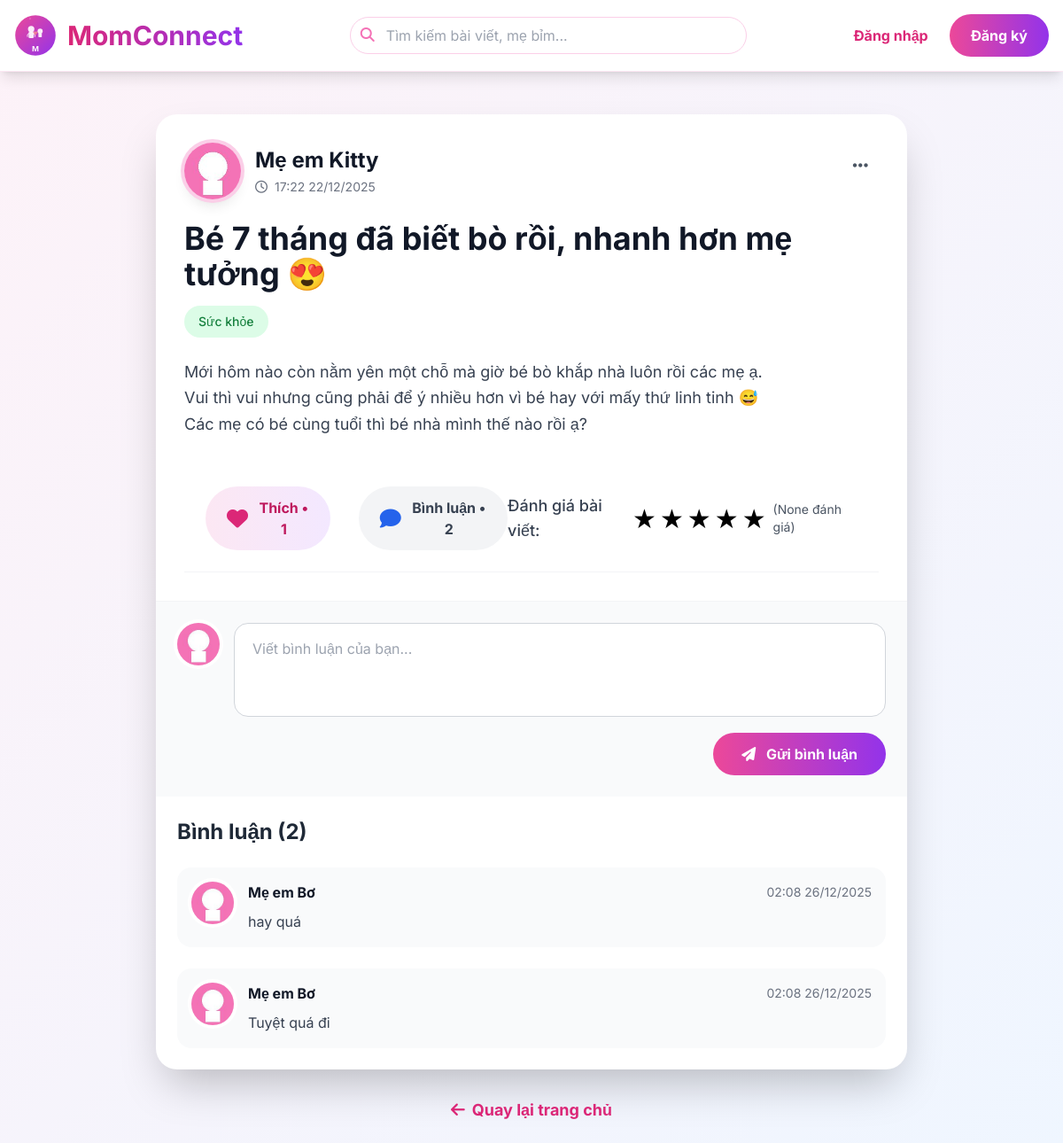
Page /post/7 on the committed database.
### models.py (models this page shows, shortened)
class User(UserMixin, db.Model):
    id = db.Column(db.Integer, primary_key=True)
    name = db.Column(db.String(100), nullable=False)
    email = db.Column(db.String(100), unique=True, nullable=False)
    password = db.Column(db.String(200), nullable=False)
    avatar = db.Column(db.String(200), default='default.jpg')
    bio = db.Column(db.Text)
    children_count = db.Column(db.Integer, default=0)
    children_ages = db.Column(db.String(100))
    points = db.Column(db.Integer, default=0)
    role = db.Column(db.String(20), default='user')
    is_active = db.Column(db.Boolean, default=True)
    is_verified_expert = db.Column(db.Boolean, default=False)
    expert_request = db.Column(db.Text)
    expert_category = db.Column(db.String(50))
    created_at = db.Column(db.DateTime, default=vietnam_now)
    posts = db.relationship('Post', foreign_keys='Post.user_id', backref='author', lazy='dynamic')
    comments = db.relationship('Comment', backref='author', lazy='dynamic')
    expert_requests = db.relationship('ExpertRequest', backref='user', lazy='dynamic')

class Post(db.Model):
    id = db.Column(db.Integer, primary_key=True)
    title = db.Column(db.String(200), nullable=False)
    content = db.Column(db.Text, nullable=False)
    images = db.Column(db.Text)  # "img1.jpg,img2.jpg"
    video = db.Column(db.String(200))
    category = db.Column(db.String(50), default='other')
    is_expert_post = db.Column(db.Boolean, default=False)
    likes = db.Column(db.Integer, default=0)
    comments_count = db.Column(db.Integer, default=0)
    created_at = db.Column(db.DateTime, default=vietnam_now)
    user_id = db.Column(db.Integer, db.ForeignKey('user.id'), nullable=False)
    rating = db.Column(db.Float, default=0.0)  # Điểm trung bình
    rating_count = db.Column(db.Integer, default=0) # Số lượt đánh giá
    def get_images_list(self):
        if not self.images:
            return []
        all_files = self.images.split(',')
        return [f for f in all_files if not f.lower().endswith(('.mp4', '.mov', '.avi', '.webm'))]

class Comment(db.Model):
    id = db.Column(db.Integer, primary_key=True)
    content = db.Column(db.Text)
    user_id = db.Column(db.Integer, db.ForeignKey('user.id'))
    post_id = db.Column(db.Integer, db.ForeignKey('post.id'))
    created_at = db.Column(db.DateTime, default=vietnam_now)

### app.py (the view)
@app.route('/post/<int:post_id>')
def post_detail(post_id):
    post = Post.query.get_or_404(post_id)
    comments = Comment.query.filter_by(post_id=post_id).order_by(Comment.created_at.desc()).all()
    return render_template('post_detail.html', post=post, comments=comments)

### app.py (called while the page is built)
@app.template_filter('vietnam_time')
def vietnam_time_filter(dt):
    if dt is None:
        return ""
    if dt.tzinfo is not None:
        dt = dt.astimezone(pytz.timezone('Asia/Ho_Chi_Minh'))
    return dt.strftime('%H:%M %d/%m/%Y')

### templates/post_detail.html (shortened to what this page needs)
{% extends "base.html" %}
{% block content %}
<div class="max-w-4xl mx-auto p-6">
    <div class="bg-white rounded-3xl shadow-2xl overflow-hidden">
        <div class="p-8 border-b border-gray-100">
            <div class="flex items-start justify-between mb-6">
                <div class="flex items-center gap-4">
                    <img src="{{ url_for('static', filename=post.author.avatar or 'images/default-avatar.png') }}"
                        class="w-16 h-16 rounded-full object-cover ring-4 ring-pink-200 shadow-lg">
                    <div>
                        <h3 class="text-2xl font-bold text-gray-900">{{ post.author.name }}</h3>
                        <p class="text-sm text-gray-500 flex items-center gap-2 mt-1">
                            <i class="far fa-clock"></i>
                            {{ post.created_at | vietnam_time }}
                        </p>
                    </div>
                </div>
                <div class="relative">
                    <button onclick="toggleMenu({{ post.id }})" class="p-3 hover:bg-gray-100 rounded-full transition">
                        <i class="fas fa-ellipsis-h text-gray-600 text-xl"></i>
                    </button>
                </div>
            </div>
            <h1 class="text-4xl font-bold text-gray-900 mb-4">{{ post.title }}</h1>
            <div class="flex items-center gap-3 mb-6">
                <span class="px-4 py-2 rounded-full text-sm font-medium
                    {% if post.category == 'health' %}bg-green-100 text-green-700
                    {% elif post.category == 'nutrition' %}bg-yellow-100 text-yellow-700
                    {% elif post.category == 'story' %}bg-purple-100 text-purple-700
                    {% elif post.category == 'tips' %}bg-blue-100 text-blue-700
                    {% else %}bg-gray-100 text-gray-700{% endif %}">
                    {{ {'health': 'Sức khỏe', 'nutrition': 'Dinh dưỡng', 'story': 'Tâm sự', 'tips': 'Mẹo hay', 'other': 'Khác'}[post.category] }}
                </span>
            </div>
            <div class="prose max-w-none text-gray-700 leading-relaxed text-lg mb-8">
                {{ post.content | replace('\n', '<br>') | safe }}
            </div>
            <div class="flex items-center justify-between p-6 border-b border-gray-100">
                <div class="flex items-center gap-8">
                    <button onclick="likePost({{ post.id }})" id="like-btn-{{ post.id }}"
                        class="flex items-center gap-3 px-6 py-3 bg-gradient-to-r from-pink-100 to-purple-100 rounded-full hover:shadow-lg transition group">
                        <i class="fas fa-heart text-2xl text-pink-600 group-hover:scale-110 transition" id="like-icon-{{ post.id }}"></i>
                        <span class="font-bold text-pink-700" id="like-count-{{ post.id }}">Thích • {{ post.likes }}</span>
                    </button>
                    <button onclick="focusCommentInput()"
                        class="flex items-center gap-3 px-6 py-3 bg-gray-100 rounded-full hover:bg-gray-200 transition">
                        <i class="fas fa-comment text-2xl text-blue-600"></i>
                        <span class="font-bold text-gray-700" id="comment-count-{{ post.id }}">Bình luận • {{ post.comments_count }}</span>
                    </button>
                </div>
                <div class="flex items-center gap-2">
                    <span class="text-lg font-medium text-gray-700">Đánh giá bài viết:</span>
                    <div class="flex items-center gap-1" id="rating-stars-{{ post.id }}">
                        {% for i in range(1, 6) %}
                        <button onclick="ratePost({{ post.id }}, {{ i }})"
                            class="text-3xl hover:scale-125 transition star-btn" data-star="{{ i }}">
                            ★
                        </button>
                        {% endfor %}
                    </div>
                    <span class="text-sm text-gray-600" id="rating-count-{{ post.id }}">({{ post.rating_count|default(0) }} đánh giá)</span>
                </div>
            </div>
        </div>
        <div class="p-6 bg-gray-50">
            <div class="flex gap-4">
                <img src="{{ url_for('static', filename=current_user.avatar or 'images/default-avatar.png') }}"
                    class="w-12 h-12 rounded-full ring-4 ring-white shadow">
                <div class="flex-1">
                    <textarea id="comment-input" rows="3" placeholder="Viết bình luận của bạn..."
                        class="w-full px-5 py-4 border border-gray-300 rounded-2xl focus:ring-4 focus:ring-pink-300 focus:border-pink-500 outline-none resize-none"></textarea>
                    <div class="mt-3 flex justify-end">
                        <button onclick="submitComment({{ post.id }})"
                            class="px-8 py-3 bg-gradient-to-r from-pink-500 to-purple-600 text-white font-bold rounded-full hover:shadow-xl transition transform hover:scale-105">
                            <i class="fas fa-paper-plane mr-2"></i> Gửi bình luận
                        </button>
                    </div>
                </div>
            </div>
        </div>
        <div class="p-6" id="comments-container">
            <h3 class="text-2xl font-bold text-gray-800 mb-6">Bình luận (<span id="total-comments">{{ comments|length }}</span>)</h3>
            <div class="space-y-6" id="comments-list">
                {% for comment in comments %}
                <div class="flex gap-4 p-4 bg-gray-50 rounded-2xl hover:bg-gray-100 transition comment-item" data-comment-id="{{ comment.id }}">
                    <img src="{{ url_for('static', filename=comment.author.avatar or 'images/default-avatar.png') }}"
                        class="w-12 h-12 rounded-full ring-4 ring-white shadow">
                    <div class="flex-1">
                        <div class="flex items-center justify-between mb-2">
                            <h4 class="font-bold text-gray-900">{{ comment.author.name }}</h4>
                            <span class="text-sm text-gray-500">{{ comment.created_at | vietnam_time }}</span>
                        </div>
                        <p class="text-gray-700 leading-relaxed">{{ comment.content | replace('\n', '<br>') | safe }}</p>
                    </div>
                </div>
                {% endfor %}
            </div>
        </div>
    </div>
    <div class="text-center mt-8">
        <a href="{{ url_for('home') }}"
            class="inline-flex items-center gap-2 text-pink-600 hover:text-pink-700 font-bold text-lg">
            <i class="fas fa-arrow-left"></i> Quay lại trang chủ
        </a>
    </div>
</div>
{% endblock %}

### templates/base.html (shortened to what this page needs)
<!DOCTYPE html>
<html lang="vi">
<head>
    <script src="https://cdn.tailwindcss.com"></script>
    <link href="https://cdnjs.cloudflare.com/ajax/libs/font-awesome/6.5.0/css/all.min.css" rel="stylesheet">
</head>
<body class="bg-gradient-to-br from-pink-50 to-blue-50 min-h-screen">
    <nav class="bg-white shadow-lg p-4 sticky top-0 z-50 border-b border-pink-100">
        <div class="max-w-7xl mx-auto flex justify-between items-center">
            <a href="{{ url_for('home') }}" class="flex items-center gap-3 group">
                <img src="{{ url_for('static', filename='logo.svg') }}"
                     alt="MomConnect Logo"
                     class="w-12 h-12 logo-img">
                <span class="text-3xl font-bold bg-gradient-to-r from-pink-600 to-purple-600 bg-clip-text text-transparent">
                </span>
            </a>
            <form action="{{ url_for('search') }}" method="get" class="flex-1 max-w-md mx-4">
                <div class="relative">
                    <input type="text" name="q" placeholder="Tìm kiếm bài viết, mẹ bỉm..."
                        class="w-full pl-10 pr-4 py-2 border border-pink-200 rounded-full focus:outline-none focus:ring-2 focus:ring-pink-400 transition">
                    <i class="fas fa-search absolute left-3 top-3 text-pink-400"></i>
                </div>
            </form>
            <div class="flex items-center space-x-6">
                {% if current_user.is_authenticated %}
                <div class="relative">
                    <button onclick="toggleNotif()" class="relative p-2 hover:bg-gray-100 rounded-full transition">
                        <i class="fas fa-bell text-2xl text-pink-600"></i>
                        <span id="notif-count"
                            class="absolute -top-1 -right-1 bg-red-500 text-white text-xs font-bold rounded-full w-6 h-6 flex items-center justify-center badge-pulse hidden">
                            0
                        </span>
                    </button>
                    <div id="notifDropdown"
                        class="hidden absolute right-0 mt-3 w-96 bg-white rounded-2xl shadow-2xl border border-gray-200 z-50 max-h-96 overflow-y-auto">
                        <div class="p-4 bg-gradient-to-r from-pink-500 to-purple-600 text-white rounded-t-2xl">
                            <h3 class="text-xl font-bold">Thông báo mới</h3>
                        </div>
                        <div id="notifList" class="divide-y divide-gray-100">
                            <div class="text-center py-12 text-gray-500">
                                <i class="fas fa-bell-slash text-5xl mb-4 text-gray-300"></i>
                                <p>Chưa có thông báo nào</p>
                            </div>
                        </div>
                    </div>
                </div>
                <div class="flex items-center gap-2 bg-green-50 px-4 py-2 rounded-full border border-green-200">
                    <i class="fas fa-coins text-green-600"></i>
                    <span class="text-green-700 font-bold">{{ current_user.points }} điểm</span>
                </div>
                <a href="{{ url_for('friends') }}" class="text-pink-600 hover:text-pink-700 font-medium">
                    <i class="fas fa-user-friends mr-1"></i> Bạn bè
                </a>
                {% if current_user.role == 'admin' %}
                <a href="{{ url_for('admin_dashboard') }}"
                    class="bg-gradient-to-r from-red-600 to-pink-600 text-white px-6 py-3 rounded-full font-bold hover:shadow-xl transition flex items-center gap-2 shadow-lg">
                    <i class="fas fa-crown"></i> Quản trị viên
                </a>
                {% elif current_user.is_verified_expert %}
                <span
                    class="bg-gradient-to-r from-purple-500 to-blue-600 text-white px-4 py-2 rounded-full text-xs font-bold flex items-center gap-1">
                    <i class="fas fa-stethoscope"></i> Chuyên gia
                </span>
                {% else %}
                <a href="{{ url_for('expert_request') }}" class="text-purple-600 hover:underline text-sm font-medium">
                    Trở thành chuyên gia?
                </a>
                {% endif %}
                <a href="{{ url_for('create_post') }}"
                    class="bg-gradient-to-r from-pink-500 to-purple-600 text-white px-6 py-3 rounded-full font-bold hover:shadow-lg transition">
                    Đăng bài
                </a>
                <div class="flex items-center gap-3">
                    <img src="{{ url_for('static', filename=current_user.avatar or 'images/default-avatar.png') }}"
                        class="w-10 h-10 rounded-full object-cover ring-2 ring-pink-300">
                    <a href="{{ url_for('logout') }}" class="text-gray-600 hover:text-red-600">
                        <i class="fas fa-sign-out-alt text-xl"></i>
                    </a>
                </div>
                {% else %}
                <a href="{{ url_for('login') }}" class="text-pink-600 font-bold">Đăng nhập</a>
                <a href="{{ url_for('register') }}"
                    class="bg-gradient-to-r from-pink-500 to-purple-600 text-white px-6 py-3 rounded-full font-bold">Đăng
                    ký</a>
                {% endif %}
            </div>
        </div>
    </nav>
    <div class="max-w-7xl mx-auto p-6">
        {% block content %}{% endblock %}
    </div>
</body>
</html>

### templates/base.html (style rules this page uses)
body { font-family: 'Inter', sans-serif; }
.logo-img { transition: transform 0.3s ease; }

### rows in the picture
User: avatar (placeholder picture), author.name "Mẹ em Kitty"
Post: created_at|vietnam_time "17:22 22/12/2025", title "Bé 7 tháng đã biết bò rồi, nhanh hơn mẹ tưởng 😍", category "Sức khỏe", content "Mới hôm nào còn nằm yên một chỗ mà giờ bé bò khắp nhà luôn rồi các mẹ ạ. Vui thì vui nhưng cũng phải để ý nhiều hơn vì bé hay với mấy thứ linh tinh 😅 Các mẹ có bé cùng tuổi thì bé nhà mình thế nào rồi ạ?", likes "1", comments_count "2", rating_count "None"
Comment: avatar (placeholder picture), author.name "Mẹ em Bơ", created_at|vietnam_time "02:08 26/12/2025", content "hay quá"
Comment: avatar (placeholder picture), author.name "Mẹ em Bơ", created_at|vietnam_time "02:08 26/12/2025", content "Tuyệt quá đi"

### other values in the picture
{{ comments|length }} "2"
